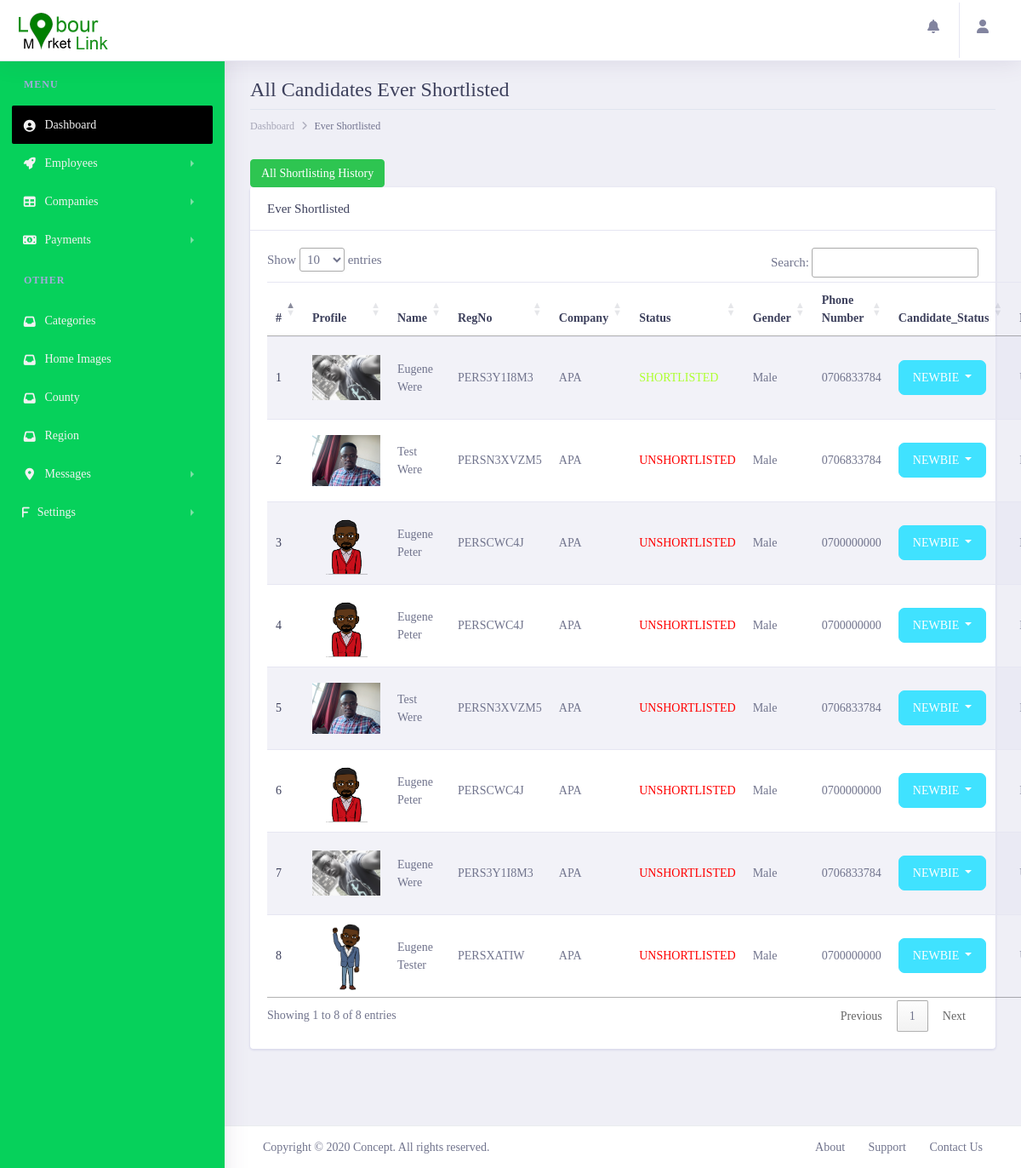
/lmladmin/allshortlistedemployeeshistory/ (signed in), run on an earlier commit of the app's database.
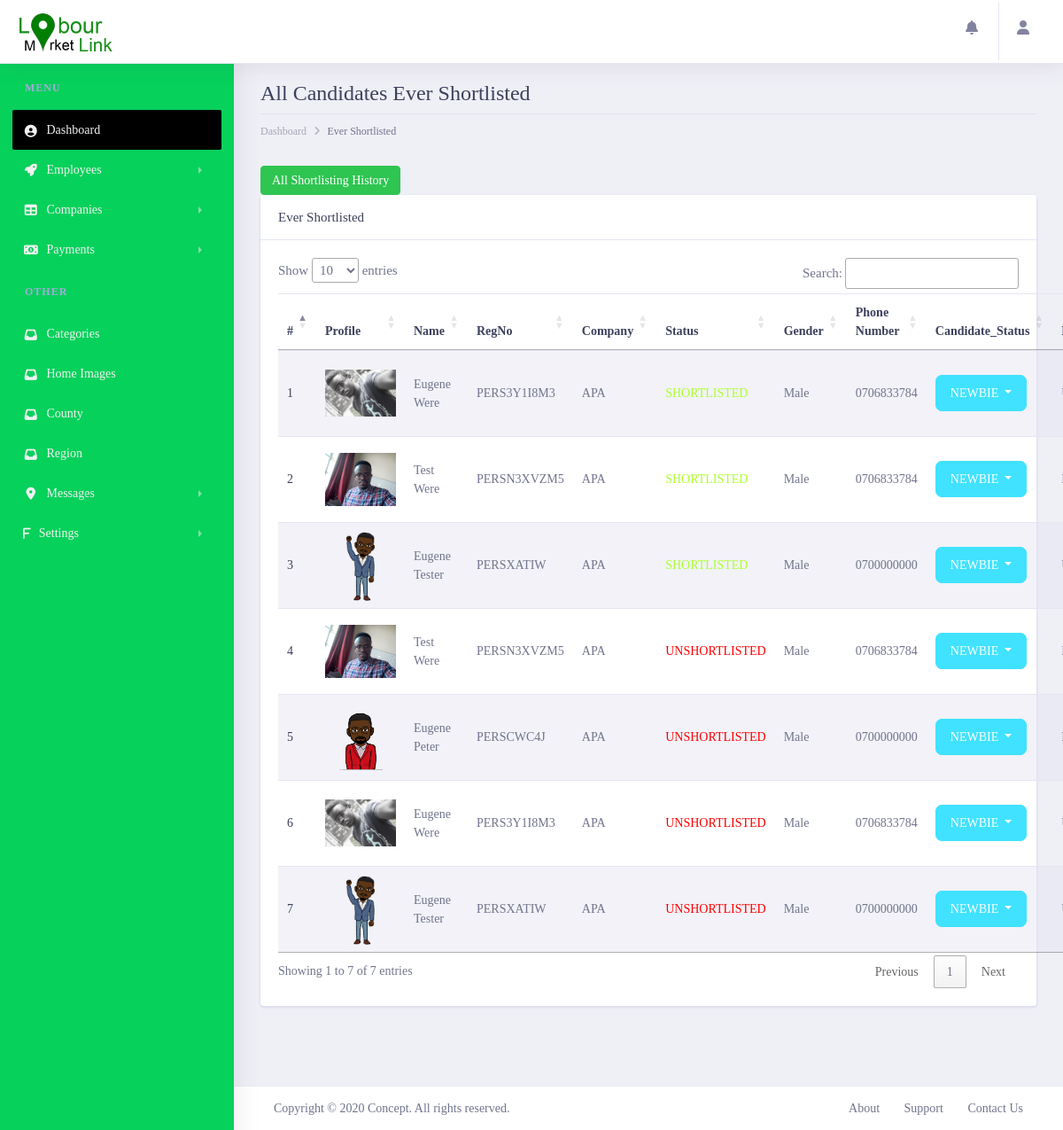
And on a later commit of the database.
### lmlappadmin/models.py (models this page shows, shortened)
class CompanyShortlistCustomers(models.Model):
    company = models.ForeignKey(Company, on_delete=models.CASCADE)
    customer = models.ForeignKey(Customer, on_delete=models.CASCADE)
    SHORTLIST_STATUS = {
        ('SHORTLISTED', 'Shortlisted'),
        ('UNSHORTLISTED', 'Unshortlisted'),
    }
    payment_status = models.CharField(max_length=200, choices=SHORTLIST_STATUS, default='SHORTLISTED', null=False,
                                      blank=False)
    created_at = models.DateTimeField(auto_now_add=True)
    updated_at = models.DateTimeField(auto_now=True)

class Customer(get_user_model()):
    profile_image = models.ImageField(max_length=200, upload_to='customerImages', null=True, blank=True)
    regpayment = models.ForeignKey(CustomerPayments, on_delete=models.CASCADE, null=True, blank=True)
    country = models.CharField(max_length=100, null=False, blank=False)
    county = models.ForeignKey(County, on_delete=models.CASCADE, null=False, blank=False)
    region = models.ForeignKey(Region, on_delete=models.CASCADE, null=False, blank=False)
    gender = models.CharField(max_length=100, null=False, blank=False)
    category = models.ForeignKey(Category, on_delete=models.CASCADE, max_length=200, null=False, blank=False)
    phone_number = models.CharField(max_length=20, null=False, blank=False)
    date_of_birth = models.DateField(default=datetime.datetime.now)
    landmark = models.CharField(max_length=100, null=True, blank=True)
    huduma_no = models.CharField(max_length=100, null=True, blank=True)
    job_type = models.CharField(max_length=200, null=False, blank=False)
    disability = models.TextField(null=True, blank=True)
    marital_status = models.CharField(max_length=100, null=True, blank=True)
    created_at = models.DateTimeField(auto_now_add=True)
    updated_at = models.DateTimeField(auto_now=True)
    biography = models.TextField()
    PERSONNEL_STATUS = {
        ('NEWBIE', 'Newbie'),
        ('REGISTERED_CONFIRMED', 'Registerd_confirmed'),
        ('DEACTIVATED', 'Deactivated'),
    }
    status = models.CharField(choices=PERSONNEL_STATUS, default='NEWBIE', max_length=200, null=False, blank=False)
    RANK_STATUS = {
        ('BASIC', 'Basic'),
        ('PREMIUM', 'Premium'),
        ('ULTIMATE', 'Ultimate'),
    }
    rank_status = models.CharField(choices=RANK_STATUS, default='BASIC', max_length=200, null=False, blank=False)
    DISABILITY_STATUS = [
        ('DISABLED', 'Disabled'),
        ('NOT_DISABLED', 'Not_Disabled')
    ]
    disability_status = models.CharField(choices=DISABILITY_STATUS, default='NOT_DISABLED', max_length=200, null=True,
                                         blank=False)
    class Meta:
        verbose_name = 'Customer'
        verbose_name_plural = 'Customers'
    @property
    def customer_reg_no(self):
        regno = CustomerRegNo.objects.filter(customer=self).first()
        if regno:
            return regno.personel_reg_no
        else:
            return 'NO_REGNO_ON_THIS_GUY'

class CustomerRegNo(models.Model):
    customer = models.ForeignKey(Customer, on_delete=models.CASCADE)
    personel_reg_no = models.CharField(max_length=100, null=False, blank=False, unique=True)
    created_at = models.DateTimeField(auto_now_add=True)
    updated_at = models.DateTimeField(auto_now=True)

class Company(get_user_model()):
    logo = models.ImageField(max_length=200, upload_to='employerlogo', null=True, blank=True)
    regpayment = models.ForeignKey(CompanyRegistrationPayment, on_delete=models.CASCADE, null=True, blank=True)
    category = models.ForeignKey(Category, on_delete=models.CASCADE, max_length=200, null=False, blank=False)
    company_name = models.CharField(max_length=200, null=False, blank=False)
    phone_number = models.CharField(max_length=200, null=False, blank=False, default='0700000000')
    county = models.ForeignKey(County, on_delete=models.CASCADE, null=False, blank=False)
    region = models.ForeignKey(Region, on_delete=models.CASCADE, null=False, blank=False)
    landmark = models.CharField(max_length=100, null=False, blank=False)
    company_motto = models.CharField(max_length=100, null=False, blank=False)
    brief_details = models.TextField()
    bizness_entity_type = models.CharField(max_length=100, null=False, blank=False)
    date_created = models.DateField(default=datetime.datetime.now, null=False, blank=False)
    description = models.TextField()
    website = models.CharField(max_length=100, null=True, blank=True)
    company_email = models.CharField(max_length=100, null=False, blank=False)
    kra_number = models.CharField(max_length=100, null=False, blank=False)
    alphanumeric = RegexValidator(r'^[0-9a-zA-Z]*$', 'Only alphanumeric characters are allowed.')
    bussiness_reg_no = models.CharField(max_length=100, null=True, blank=True, unique=True, validators=[alphanumeric])
    created_at = models.DateTimeField(auto_now_add=True)
    updated_at = models.DateTimeField(auto_now=True)
    COMPANY_STATUS = {
        ('NEWBIE', 'Newbie'),
        ('REGISTERED_CONFIRMED', 'Registerd_confirmed'),
        ('DEACTIVATED', 'Deactivated'),
    }
    status = models.CharField(choices=COMPANY_STATUS, default='NEWBIE', max_length=200, null=False, blank=False)
    RANK_STATUS = {
        ('UNDEFINED', 'Undefined'),
        ('BASIC', 'Basic'),
        ('PREMIUM', 'Premium'),
        ('ULTIMATE', 'Ultimate'),
        ('PRO_BASIC', 'Pro_basic'),
        ('PRO_ULTIMATE', 'Pro_ultimate'),
        ('PLATINUM', 'Platinum'),
    }
    rank_status = models.CharField(choices=RANK_STATUS, default='UNDEFINED', max_length=200, null=False, blank=False)
    class Meta:
        verbose_name = 'Employer'
        verbose_name_plural = 'Employers'

### lmlappadmin/views.py (the view)
# urls.py: path('allshortlistedemployeeshistory/',views.allshortlistedemployeeshistory, name='allshortlistedemployeeshistory'),
@login_required()
def allshortlistedemployeeshistory(request):
    employ = CompanyShortlistCustomers.objects.all().order_by('-created_at')
    context = {
        'title': 'Shortlisted History',
        'customers': employ,
    }
    return render(request,'employee/allshortlistinghistory.html', context)

### lmlapp/templatetags/call_methods.py (called while the page is built)
@register.filter(name='contactushome')
def comments(request):
    contactushome = ContactUsHome.objects.filter(status="UNREAD").order_by("-created_at")
    if contactushome is not None:
        return contactushome
    return False

@register.filter(name='contactushomecount')
def commentscount(request):
    contactushomecount = ContactUsHome.objects.count()
    if contactushomecount > 0:
        return contactushomecount
    return False

### lmlappadmin/templates/employee/allshortlistinghistory.html (shortened to what the changed rows need)
{% extends 'admin/layout.html' %}
{% load static %}
{% block content %}
       <div class="dashboard-wrapper ml-0">
            <div class="container-fluid  dashboard-content">
                <div class="row">
                    <div class="col-xl-12 col-lg-12 col-md-12 col-sm-12 col-12">
                        <div class="page-header">
                            <h2 class="pageheader-title"> All Candidates Ever Shortlisted</h2>
                        </div>
                    </div>
                </div>
                <div class="row">
                    <div class="col-xl-12 col-lg-12 col-md-12 col-sm-12 col-12">
                            <div class="card">
                                <h5 class="card-header">Ever Shortlisted</h5>
                                <div class="card-body">
                                    <table class="table table-striped" id="myDataTable">
                                        <thead>
                                            <tr>
                                                <th scope="col">#</th>
                                                <th scope="col">Profile</th>
                                                <th scope="col">Name</th>
                                                <th scope="col">RegNo</th>
                                                <th scope="col">Company</th>
                                                <th scope="col">Status</th>
                                                <th scope="col">Gender</th>
                                                <th scope="col">Phone Number</th>
                                                <th scope="col">Candidate_Status</th>
                                                <th scope="col">Rank</th>
                                            </tr>
                                        </thead>
                                        <tbody>
                                            {% for employee in customers %}
                                                <tr>
                                                    <th scope="row">{{forloop.counter}}</th>
                                                    <td>
                                                        <div style="width: 80px; height: 80px; overflow: hidden;" class="rounded">
                                                            <img style="object-fit: contain;" class="w-100 h-100 rounded" src="{{ employee.customer.profile_image.url }}" alt="">
                                                        </div>
                                                    </td>
                                                    <td>{{employee.customer.first_name|title }} {{ employee.customer.last_name|title  }}</td>
                                                    <td>{{employee.customer.customer_reg_no}}</td>
                                                    <td>{{employee.company.company_name }}</td>
                                                    <td  {% if  employee.payment_status == 'SHORTLISTED' %}
                                                              style="color: greenyellow;"
                                                         {% elif  employee.payment_status == 'UNSHORTLISTED' %}
                                                             style="color: red;"
                                                         {% endif %}>{{employee.payment_status }}</td>
                                                    <td>{{employee.customer.gender}}</td>
                                                    <td>{{employee.customer.phone_number}}</td>
                                                    <td>
                                                        <div class="dropdown">
                                                          <button class="btn btn-secondary
                                                          {% if  employee.customer.status == 'NEWBIE' %}
                                                             btn-secondary
                                                         {% elif  employee.customer.status == 'REGISTERED_CONFIRMED' %}
                                                            btn-success
                                                         {% elif  employee.customer.status == 'DEACTIVATED' %}
                                                            btn-danger
                                                         {% endif %}
                                                          dropdown-toggle" type="button" id="dropdownMenuButton" data-toggle="dropdown" aria-haspopup="true" aria-expanded="false">
                                                              {{ employee.customer.status|truncatechars:10 }}
                                                          </button>
                                                        </div>
                                                    </td>
                                                    <td>{{employee.customer.rank_status}}</td>
                                                </tr>
                                            {%  endfor  %}
                                        </tbody>
                                    </table>
                                </div>
                            </div>
                        </div>
                </div>
            </div>
        </div>
{% endblock content %}

What changed in the data, as far as the page shows it:
removed CompanyShortlistCustomers: customer.profile_image (picture), customer.first_name "Test", customer.last_name "Were", customer.customer_reg_no "PERSN3XVZM5", company.company_name "APA", payment_status "UNSHORTLISTED", customer.gender "Male", customer.phone_number "0706833784", customer.status "NEWBIE"
removed CompanyShortlistCustomers: customer.profile_image (picture), customer.first_name "Eugene", customer.last_name "Peter", customer.customer_reg_no "PERSCWC4J", company.company_name "APA", payment_status "UNSHORTLISTED", customer.gender "Male", customer.phone_number "0700000000", customer.status "NEWBIE"
added CompanyShortlistCustomers: customer.profile_image (picture), customer.first_name "Test", customer.last_name "Were", customer.customer_reg_no "PERSN3XVZM5", company.company_name "APA", payment_status "SHORTLISTED", customer.gender "Male", customer.phone_number "0706833784", customer.status "NEWBIE"
changed CompanyShortlistCustomers (number 3 of 7 on the later page): customer.profile_image: a different picture; customer.last_name "Peter" → "Tester"; customer.customer_reg_no "PERSCWC4J" → "PERSXATIW"; payment_status "UNSHORTLISTED" → "SHORTLISTED"
Also different on the page:
text written by a page script: "Show entries Search: Showing 1 to 8 of 8 entries Previous 1 Next" → "Show entries Search: Showing 1 to 7 of 7 entries Previous 1 Next"
